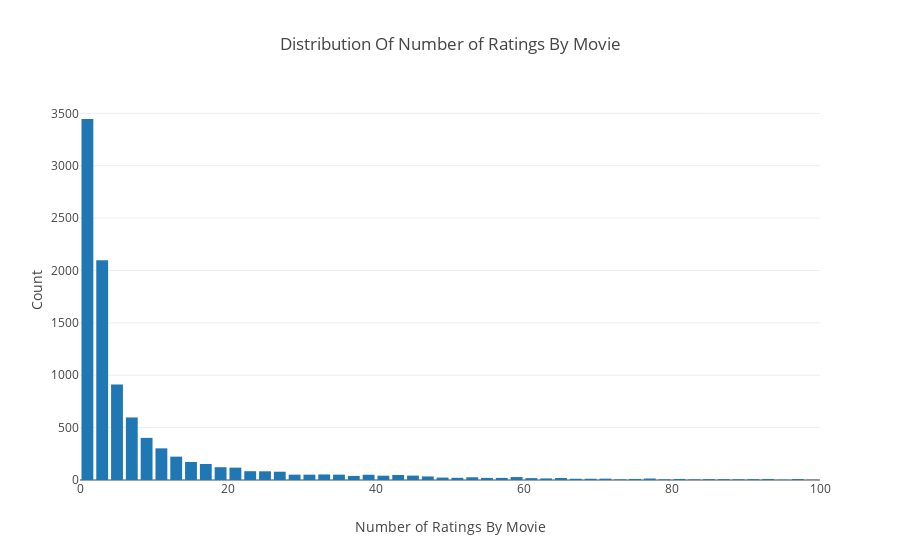

This figure's notebook cell:
### Markdown cell above
# Rating distribution by movie - want to know comon count of ratings

### Code cell
data = df.groupby('item')['rating'].count()

# Create trace
trace = go.Histogram(x = data.values,
                     name = 'Ratings',
                     xbins = dict(start = 0,
                                  end = 100,
                                  size = 2))
# Create layout
layout = go.Layout(title = 'Distribution Of Number of Ratings By Movie',
                   xaxis = dict(title = 'Number of Ratings By Movie'),
                   yaxis = dict(title = 'Count'),
                   bargap = 0.2)

# Create plot
fig = go.Figure(data=[trace], layout=layout)
iplot(fig)

### Figure 1 — Plotly figure (JSON) as saved in the notebook; plotly's stock layout.template omitted (floating-point values rounded to 4 significant figures; data arrays with more than 128 entries replaced by an {"elided": "..."} marker saying what was removed)
{"data": [{"name": "Ratings", "type": "histogram", "uid": "d045fc55-a2e8-46a6-8db2-c7f4198bb7d0", "x": {"elided": "9724 int values"}, "xbins": {"end": 100, "size": 2, "start": 0}}], "layout": {"bargap": 0.2, "title": "Distribution Of Number of Ratings By Movie", "xaxis": {"title": "Number of Ratings By Movie"}, "yaxis": {"title": "Count"}}}
